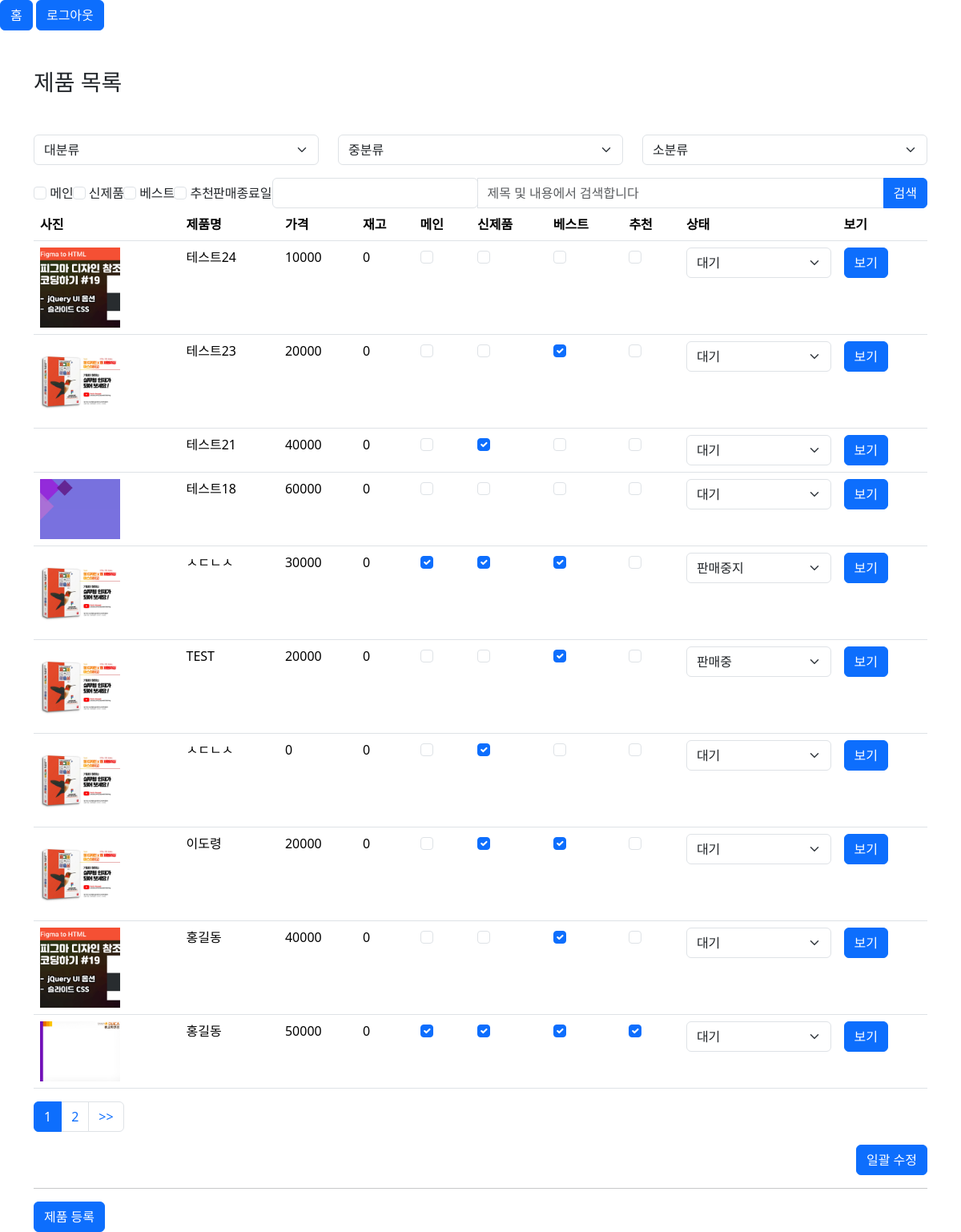
The app's page /admin/product/product_list.php (signed in) with its own data.
### tables this page shows
CREATE TABLE `products` (
  `pid` int(11) NOT NULL,
  `name` varchar(500) NOT NULL,
  `cate` varchar(100) DEFAULT NULL,
  `content` text DEFAULT NULL,
  `thumbnail` varchar(100) DEFAULT NULL,
  `price` double DEFAULT NULL,
  `sale_price` double DEFAULT NULL,
  `sale_ratio` double DEFAULT NULL,
  `cnt` int(11) DEFAULT NULL,
  `sale_cnt` int(11) DEFAULT NULL,
  `isnew` tinyint(4) DEFAULT NULL,
  `isbest` tinyint(4) DEFAULT NULL,
  `isrecom` tinyint(4) DEFAULT NULL,
  `ismain` tinyint(4) DEFAULT NULL,
  `locate` tinyint(4) DEFAULT NULL,
  `userid` varchar(100) DEFAULT NULL,
  `sale_end_date` datetime DEFAULT NULL,
  `reg_date` datetime DEFAULT NULL,
  `status` tinyint(4) DEFAULT 0,
  `delivery_fee` double DEFAULT NULL,
  `file_table_id` varchar(50) DEFAULT NULL,
  `option_id` varchar(50) DEFAULT NULL
);

### admin/inc/pagenation.php (called while the page is built, shortened)
<?php
  $pageNumber = $_GET['pageNumber'] ?? 1;
  $pageCount = $_GET['pageCount'] ?? 10;
  $statLimit = ($pageNumber-1)*$pageCount;
  $endLimit = $pageCount;
  $pagesql = "SELECT COUNT(*) as cnt from $pagenationTarget";
  $page_result = $mysqli->query($pagesql);
  $page_row = $page_result->fetch_object();
  $row_num = $page_row->cnt;
  $block_ct = 5;
  $block_num = ceil($pageNumber/$block_ct);
  $block_start = (($block_num -1)*$block_ct) + 1;
  $block_end = $block_start + $block_ct -1;
  $total_page = ceil($row_num/$pageCount);
  if($block_end > $total_page) $block_end = $total_page;
  ?>

### admin/product/product_list.php (the view, shortened to what this page needs)
<?php
  include_once $_SERVER['DOCUMENT_ROOT'].'/abcmall/admin/inc/header.php';
  $pagenationTarget = 'products';
  include_once $_SERVER['DOCUMENT_ROOT'].'/abcmall/admin/inc/pagenation.php';
  $search_where = '';
  $sql = "SELECT * from products where 1=1" ;
  $sql .= $search_where;
  $order = " order by pid desc";
  $limit = " limit $statLimit, $endLimit";
  $query = $sql.$order.$limit;
  $result = $mysqli -> query($query);
  while($rs = $result -> fetch_object()){
    $rsc[] = $rs;
  }
?>
<div class="container">
  <h1 class="h3 mt-5">제품 목록</h1>
  <form action="" class="mt-5" id="search_form">
    <div class="row">
      <div class="col-md-4">
        <select class="form-select" aria-label="Default select example" id="cate1" name="cate1">
          <option selected disabled>대분류</option>
        </select>
      </div>
      <div class="col-md-4">
        <select class="form-select" aria-label="Default select example" id="cate2" name="cate2">
          <option selected disabled>중분류</option>
        </select>
      </div>
      <div class="col-md-4">
        <select class="form-select" aria-label="Default select example" id="cate3" name="cate3">
          <option selected disabled>소분류</option>
        </select>
      </div>
    </div>
    <div class="input-group d-flex g-5 align-items-center mt-3 justify-content-between">
      <span>
        <input class="form-check-input" type="checkbox" value="1" name="ismain" id="ismain">
        <label class="form-check-label" for="ismain">메인</label>
      </span>
      <span>
        <input class="form-check-input" type="checkbox" value="1" name="isnew" id="isnew">
        <label class="form-check-label" for="isnew">신제품</label>
      </span>
      <span>
        <input class="form-check-input" type="checkbox" value="1" name="isbest" id="isbest">
        <label class="form-check-label" for="isbest">베스트</label>
      </span>
      <span>
        <input class="form-check-input" type="checkbox" value="1" name="isrecom" id="isrecom">
        <label class="form-check-label" for="isrecom">추천</label>
      </span>
      <span class="d-flex g-5 align-items-center">
        <label for="end_date">판매종료일</label>
        <input type="text" class="form-control" name="sale_end_date" id="end_date">
      </span>
      <input type="text" class="form-control" name="search_keyword" id="search_keyword" placeholder="제목 및 내용에서 검색합니다">
      <button class="btn btn-primary">검색</button>
    </div>
  </form>
  <form action="plist_update.php" method="GET">
    <table class="table product_list">
      <thead>
        <tr>
          <th scope="col">사진</th>
          <th scope="col">제품명</th>
          <th scope="col">가격</th>
          <th scope="col">재고</th>
          <th scope="col">메인</th>
          <th scope="col">신제품</th>
          <th scope="col">베스트</th>
          <th scope="col">추천</th>
          <th scope="col">상태</th>
          <th scope="col">보기</th>
        </tr>
      </thead>
      <tbody>
          <?php
            if(isset($rsc)){
              foreach($rsc as $item){
            ?>
        <tr>
          <td>
            <img src="<?php echo $item->thumbnail ?>" alt="">
          </td>
          <td><?php echo $item->name ?></td>
          <td><?php echo $item->price ?></td>
          <td><?php echo $item->cnt ?></td>
          <td>
            <input class="form-check-input" type="checkbox" value="<?php echo $item->ismain ?>" <?php if($item->ismain){ echo "checked"; } ?> name="ismain[<?php echo $item->pid ?>]" id="ismain[<?php echo $item->pid ?>]">
          </td>
          <td>
            <input class="form-check-input" type="checkbox" value="<?php echo $item->isnew ?>" <?php if($item->isnew){ echo "checked"; } ?> name="isnew[<?php echo $item->pid ?>]" id="isnew[<?php echo $item->pid ?>]">
          </td>
          <td>
            <input class="form-check-input" type="checkbox" value="<?php echo $item->isbest ?>" <?php if($item->isbest){ echo "checked"; } ?> name="isbest[<?php echo $item->pid ?>]" id="isbest[<?php echo $item->pid ?>]">
        </td>
          <td>
            <input class="form-check-input" type="checkbox" value="<?php echo $item->isrecom ?>" <?php if($item->isrecom){ echo "checked"; } ?> name="isrecom[<?php echo $item->pid ?>]" id="isrecom[<?php echo $item->pid ?>]">
        </td>
          <td>
            <select name="stat[<?php echo $item->pid ?>]" id="stat[<?php echo $item->pid ?>]" class="form-select" aria-label="대기설정 변경">
              <option value="-1"  <?php if($item->status==-1) {echo "selected"; } ?> >판매중지</option>
              <option value="0" <?php if($item->status==0) {echo "selected"; } ?> >대기</option>
              <option value="1"  <?php if($item->status==1) {echo "selected"; } ?> >판매중</option>
            </select>
          </td>
          <td>
          <a href="product_view.php?pid=<?php echo $item->pid ?>" class="btn btn-primary">보기</a>
          </td>
        </tr>
      <?php
          }
        } else {
      ?>
        <tr>
          <td colspan="10"> 검색 결과 없습니다 </td>
        </tr>
        <?php
          }
      ?>
      </tbody>
    </table>
    <nav aria-label="페이지네이션">
      <ul class="pagination">
      <?php
          for($i=$block_start;$i<=$block_end;$i++){
            if($pageNumber == $i){
                echo "<li class=\"page-item active\" aria-current=\"page\"><a href=\"?pageNumber=$i\" class=\"page-link\">$i</a></li>";
            }else{
                echo "<li class=\"page-item\"><a href=\"?pageNumber=$i\" class=\"page-link\">$i</a></li>";
            }
          }
          if($pageNumber<$total_page){
            echo "<li class=\"page-item\"><a href=\"?pageNumber=$total_page\" class=\"page-link\">&gt;&gt;</a></li>";
          }
        ?>
      </ul>
    </nav>
    <div class="d-flex justify-content-end">
      <button class="btn btn-primary">일괄 수정</button>
    </div>
  </form>
<hr>
<a href="product_up.php" class="btn btn-primary">제품 등록</a>
</div>
<?php
  include_once $_SERVER['DOCUMENT_ROOT'].'/abcmall/admin/inc/footer.php';
?>

### admin/css/style.css (style rules this page uses)
label { white-space: nowrap; }
.product_list img { width: 100px; }

### records on screen
products: thumbnail (picture), name "테스트24", price "10000", cnt "0", status+pid "대기"
products: thumbnail (picture), name "테스트23", price "20000", cnt "0", isbest "☑", status+pid "대기"
products: name "테스트21", price "40000", cnt "0", isnew "☑", status+pid "대기"
products: thumbnail (picture), name "테스트18", price "60000", cnt "0", status+pid "대기"
products: thumbnail (picture), name "ㅅㄷㄴㅅ", price "30000", cnt "0", ismain "☑", isnew "☑", isbest "☑", status+pid "판매중지"
products: thumbnail (picture), name "TEST", price "20000", cnt "0", isbest "☑", status+pid "판매중"
products: thumbnail (picture), name "ㅅㄷㄴㅅ", price "0", cnt "0", isnew "☑", status+pid "대기"
products: thumbnail (picture), name "이도령", price "20000", cnt "0", isnew "☑", isbest "☑", status+pid "대기"
products: thumbnail (picture), name "홍길동", price "40000", cnt "0", isbest "☑", status+pid "대기"
products: thumbnail (picture), name "홍길동", price "50000", cnt "0", ismain "☑", isnew "☑", isbest "☑", isrecom "☑", status+pid "대기"
